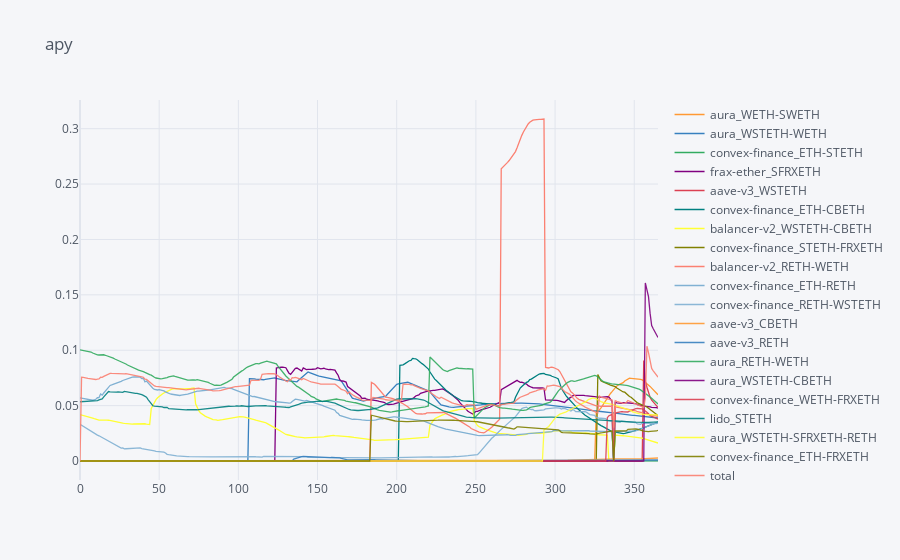

The notebook cell this image was saved under:
### Code cell
apy = backtest['apy']
apy = apy.rename(columns={col: strategies[vault][vault][int(col)] if col != 'total' else col for col in backtest['weights'].columns})
apy.iplot(title='apy')

### Figure 1 — Plotly figure (JSON) as saved in the notebook; plotly's stock layout.template omitted (floating-point values rounded to 4 significant figures; data arrays with more than 128 entries replaced by an {"elided": "..."} marker saying what was removed)
{"data": [{"line": {"color": "rgba(255, 153, 51, 1.0)", "dash": "solid", "shape": "linear", "width": 1.3}, "mode": "lines", "name": "aura_WETH-SWETH", "text": "", "type": "scatter", "x": {"elided": "366 int values"}, "y": {"elided": "366 float values"}}, {"line": {"color": "rgba(55, 128, 191, 1.0)", "dash": "solid", "shape": "linear", "width": 1.3}, "mode": "lines", "name": "aura_WSTETH-WETH", "text": "", "type": "scatter", "x": {"elided": "366 int values"}, "y": {"elided": "366 float values"}}, {"line": {"color": "rgba(50, 171, 96, 1.0)", "dash": "solid", "shape": "linear", "width": 1.3}, "mode": "lines", "name": "convex-finance_ETH-STETH", "text": "", "type": "scatter", "x": {"elided": "366 int values"}, "y": {"elided": "366 float values"}}, {"line": {"color": "rgba(128, 0, 128, 1.0)", "dash": "solid", "shape": "linear", "width": 1.3}, "mode": "lines", "name": "frax-ether_SFRXETH", "text": "", "type": "scatter", "x": {"elided": "366 int values"}, "y": {"elided": "366 float values"}}, {"line": {"color": "rgba(219, 64, 82, 1.0)", "dash": "solid", "shape": "linear", "width": 1.3}, "mode": "lines", "name": "aave-v3_WSTETH", "text": "", "type": "scatter", "x": {"elided": "366 int values"}, "y": {"elided": "366 float values"}}, {"line": {"color": "rgba(0, 128, 128, 1.0)", "dash": "solid", "shape": "linear", "width": 1.3}, "mode": "lines", "name": "convex-finance_ETH-CBETH", "text": "", "type": "scatter", "x": {"elided": "366 int values"}, "y": {"elided": "366 float values"}}, {"line": {"color": "rgba(255, 255, 51, 1.0)", "dash": "solid", "shape": "linear", "width": 1.3}, "mode": "lines", "name": "balancer-v2_WSTETH-CBETH", "text": "", "type": "scatter", "x": {"elided": "366 int values"}, "y": {"elided": "366 float values"}}, {"line": {"color": "rgba(128, 128, 0, 1.0)", "dash": "solid", "shape": "linear", "width": 1.3}, "mode": "lines", "name": "convex-finance_STETH-FRXETH", "text": "", "type": "scatter", "x": {"elided": "366 int values"}, "y": {"elided": "366 float values"}}, {"line": {"color": "rgba(251, 128, 114, 1.0)", "dash": "solid", "shape": "linear", "width": 1.3}, "mode": "lines", "name": "balancer-v2_RETH-WETH", "text": "", "type": "scatter", "x": {"elided": "366 int values"}, "y": {"elided": "366 float values"}}, {"line": {"color": "rgba(128, 177, 211, 1.0)", "dash": "solid", "shape": "linear", "width": 1.3}, "mode": "lines", "name": "convex-finance_ETH-RETH", "text": "", "type": "scatter", "x": {"elided": "366 int values"}, "y": {"elided": "366 float values"}}, {"line": {"color": "rgba(128, 177, 211, 0.8999999999999999)", "dash": "solid", "shape": "linear", "width": 1.3}, "mode": "lines", "name": "convex-finance_RETH-WSTETH", "text": "", "type": "scatter", "x": {"elided": "366 int values"}, "y": {"elided": "366 float values"}}, {"line": {"color": "rgba(255, 153, 51, 0.8999999999999999)", "dash": "solid", "shape": "linear", "width": 1.3}, "mode": "lines", "name": "aave-v3_CBETH", "text": "", "type": "scatter", "x": {"elided": "366 int values"}, "y": {"elided": "366 float values"}}, {"line": {"color": "rgba(55, 128, 191, 0.8999999999999999)", "dash": "solid", "shape": "linear", "width": 1.3}, "mode": "lines", "name": "aave-v3_RETH", "text": "", "type": "scatter", "x": {"elided": "366 int values"}, "y": {"elided": "366 float values"}}, {"line": {"color": "rgba(50, 171, 96, 0.8999999999999999)", "dash": "solid", "shape": "linear", "width": 1.3}, "mode": "lines", "name": "aura_RETH-WETH", "text": "", "type": "scatter", "x": {"elided": "366 int values"}, "y": {"elided": "366 float values"}}, {"line": {"color": "rgba(128, 0, 128, 0.8999999999999999)", "dash": "solid", "shape": "linear", "width": 1.3}, "mode": "lines", "name": "aura_WSTETH-CBETH", "text": "", "type": "scatter", "x": {"elided": "366 int values"}, "y": {"elided": "366 float values"}}, {"line": {"color": "rgba(219, 64, 82, 0.8999999999999999)", "dash": "solid", "shape": "linear", "width": 1.3}, "mode": "lines", "name": "convex-finance_WETH-FRXETH", "text": "", "type": "scatter", "x": {"elided": "366 int values"}, "y": {"elided": "366 float values"}}, {"line": {"color": "rgba(0, 128, 128, 0.8999999999999999)", "dash": "solid", "shape": "linear", "width": 1.3}, "mode": "lines", "name": "lido_STETH", "text": "", "type": "scatter", "x": {"elided": "366 int values"}, "y": {"elided": "366 float values"}}, {"line": {"color": "rgba(255, 255, 51, 0.8999999999999999)", "dash": "solid", "shape": "linear", "width": 1.3}, "mode": "lines", "name": "aura_WSTETH-SFRXETH-RETH", "text": "", "type": "scatter", "x": {"elided": "366 int values"}, "y": {"elided": "366 float values"}}, {"line": {"color": "rgba(128, 128, 0, 0.8999999999999999)", "dash": "solid", "shape": "linear", "width": 1.3}, "mode": "lines", "name": "convex-finance_ETH-FRXETH", "text": "", "type": "scatter", "x": {"elided": "366 int values"}, "y": {"elided": "366 float values"}}, {"line": {"color": "rgba(251, 128, 114, 0.8999999999999999)", "dash": "solid", "shape": "linear", "width": 1.3}, "mode": "lines", "name": "total", "text": "", "type": "scatter", "x": {"elided": "366 int values"}, "y": {"elided": "366 float values"}}], "layout": {"legend": {"bgcolor": "#F5F6F9", "font": {"color": "#4D5663"}}, "paper_bgcolor": "#F5F6F9", "plot_bgcolor": "#F5F6F9", "title": {"font": {"color": "#4D5663"}, "text": "apy"}, "xaxis": {"gridcolor": "#E1E5ED", "showgrid": true, "tickfont": {"color": "#4D5663"}, "title": {"font": {"color": "#4D5663"}, "text": ""}, "zerolinecolor": "#E1E5ED"}, "yaxis": {"gridcolor": "#E1E5ED", "showgrid": true, "tickfont": {"color": "#4D5663"}, "title": {"font": {"color": "#4D5663"}, "text": ""}, "zerolinecolor": "#E1E5ED"}}}
